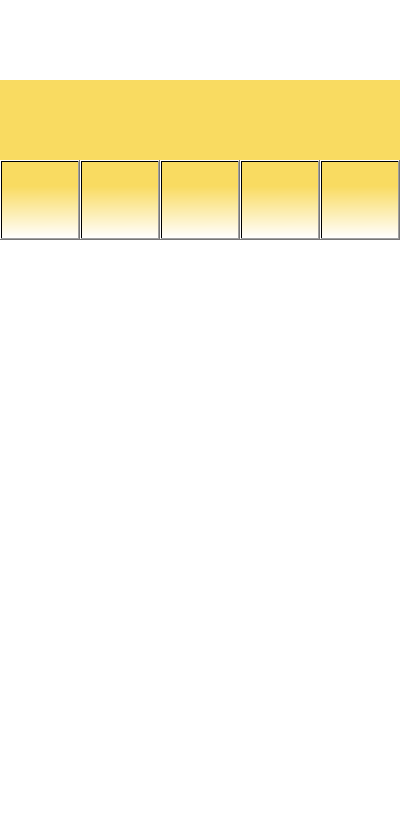
<?xml version="1.0" encoding="UTF-8"?>
<ui version="4.0">
 <class>DetailedSonPageInStackwidget</class>
 <widget class="QWidget" name="DetailedSonPageInStackwidget">
  <property name="geometry">
   <rect>
    <x>0</x>
    <y>0</y>
    <width>400</width>
    <height>819</height>
   </rect>
  </property>
  <property name="windowTitle">
   <string>Form</string>
  </property>
  <property name="styleSheet">
   <string notr="true"/>
  </property>
  <widget class="QWidget" name="backgroundwidget" native="true">
   <property name="geometry">
    <rect>
     <x>0</x>
     <y>0</y>
     <width>400</width>
     <height>821</height>
    </rect>
   </property>
   <property name="styleSheet">
    <string notr="true">#backgroundwidget
{
	background-color: rgb(255, 255, 255);
}

</string>
   </property>
   <widget class="QWidget" name="titlewidget" native="true">
    <property name="geometry">
     <rect>
      <x>0</x>
      <y>0</y>
      <width>400</width>
      <height>80</height>
     </rect>
    </property>
    <property name="styleSheet">
     <string notr="true">#titlewidget
{
	border-image: url(:/login/image/DetialTitle.jpg);
}
#pushButtonOnTitlewidget
{
	color:rgb(255,255,255);
	border-radius: 20px;
	background-color: rgba(0, 0, 0, 0);
}</string>
    </property>
    <widget class="QPushButton" name="pushButtonOnTitlewidget">
     <property name="geometry">
      <rect>
       <x>20</x>
       <y>20</y>
       <width>40</width>
       <height>40</height>
      </rect>
     </property>
     <property name="text">
      <string/>
     </property>
    </widget>
   </widget>
   <widget class="QWidget" name="InAndOutShowwidget" native="true">
    <property name="geometry">
     <rect>
      <x>0</x>
      <y>80</y>
      <width>400</width>
      <height>80</height>
     </rect>
    </property>
    <property name="styleSheet">
     <string notr="true">#InAndOutShowwidget
{
	background-color: rgb(249, 219, 97);
	border-top-color: rgb(249, 219, 97);
}</string>
    </property>
   </widget>
   <widget class="QWidget" name="toolwidget" native="true">
    <property name="geometry">
     <rect>
      <x>0</x>
      <y>160</y>
      <width>400</width>
      <height>80</height>
     </rect>
    </property>
    <property name="styleSheet">
     <string notr="true">background-color: qlineargradient(spread:pad, x1:0.994792, y1:0.313, x2:1, y2:1, stop:0 rgba(249, 219, 97, 255), stop:1 rgba(255, 255, 255, 255));</string>
    </property>
    <layout class="QGridLayout" name="gridLayout">
     <property name="bottomMargin">
      <number>0</number>
     </property>
     <property name="spacing">
      <number>0</number>
     </property>
     <item row="0" column="0">
      <widget class="QPushButton" name="pushButton_Bill">
       <property name="sizePolicy">
        <sizepolicy hsizetype="Expanding" vsizetype="Expanding">
         <horstretch>0</horstretch>
         <verstretch>0</verstretch>
        </sizepolicy>
       </property>
       <property name="styleSheet">
        <string notr="true">border-image: url(:/DetialToolButton/image/BillToolButton.jpg);</string>
       </property>
       <property name="text">
        <string/>
       </property>
      </widget>
     </item>
     <item row="0" column="1">
      <widget class="QPushButton" name="pushButton_Budget">
       <property name="sizePolicy">
        <sizepolicy hsizetype="Expanding" vsizetype="Expanding">
         <horstretch>0</horstretch>
         <verstretch>0</verstretch>
        </sizepolicy>
       </property>
       <property name="styleSheet">
        <string notr="true">border-image: url(:/DetialToolButton/image/BudGetToolButton.jpg);</string>
       </property>
       <property name="text">
        <string/>
       </property>
      </widget>
     </item>
     <item row="0" column="2">
      <widget class="QPushButton" name="pushButton_AssetManager">
       <property name="sizePolicy">
        <sizepolicy hsizetype="Expanding" vsizetype="Expanding">
         <horstretch>0</horstretch>
         <verstretch>0</verstretch>
        </sizepolicy>
       </property>
       <property name="styleSheet">
        <string notr="true">border-image: url(:/DetialToolButton/image/AssetManagerToolButton.jpg);
</string>
       </property>
       <property name="text">
        <string/>
       </property>
      </widget>
     </item>
     <item row="0" column="3">
      <widget class="QPushButton" name="pushButton_Return">
       <property name="sizePolicy">
        <sizepolicy hsizetype="Expanding" vsizetype="Expanding">
         <horstretch>0</horstretch>
         <verstretch>0</verstretch>
        </sizepolicy>
       </property>
       <property name="styleSheet">
        <string notr="true">border-image: url(:/DetialToolButton/image/ShoppingReturnToolButton.jpg);</string>
       </property>
       <property name="text">
        <string/>
       </property>
      </widget>
     </item>
     <item row="0" column="4">
      <widget class="QPushButton" name="pushButton_More">
       <property name="sizePolicy">
        <sizepolicy hsizetype="Expanding" vsizetype="Expanding">
         <horstretch>0</horstretch>
         <verstretch>0</verstretch>
        </sizepolicy>
       </property>
       <property name="styleSheet">
        <string notr="true">border-image: url(:/DetialToolButton/image/MoreToolButton.jpg);</string>
       </property>
       <property name="text">
        <string/>
       </property>
      </widget>
     </item>
    </layout>
   </widget>
  </widget>
 </widget>
 <resources/>
 <connections/>
</ui>
